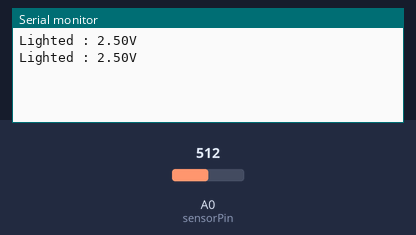
A sketch run on a simulated Arduino Uno, built with avr-gcc and run on an emulated ATmega328P. Parts: the last lines printed to the serial monitor. The test bench sets the inputs (shaded band); at power-on: A0 (sensorPin) = 512.

Above: at 2.8 s.
2.9 s: A0 (sensorPin) set to 218
At 4.4 s:
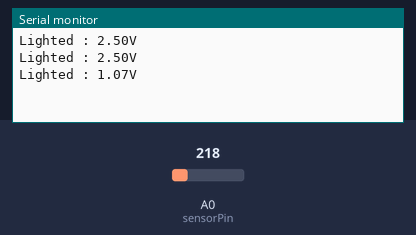
5.6 s: A0 (sensorPin) set to 195
At 7.1 s:
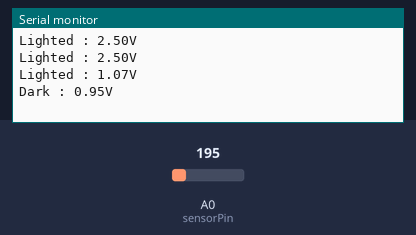

The sketch:

sketch_aug06c.ino
```cpp
int sensorPin = A0;    // select the input pin for the Cds
int sensorValue = 0;  // variable to store the value coming from the sensor
float volts;
String message;

void setup() {
  // declare the ledPin as an OUTPUT:
  Serial.begin(9600);
}

void loop() {
  // read the value from the sensor:
  sensorValue = analogRead(sensorPin);
  // アナログ入力を電圧に変換
  volts = float(sensorValue) * 5.0/1023.0;
  if(volts > 1.0) {
    message = "Lighted : ";
  } else {
    message = "Dark : ";
  }
  // メッセージとA0で読み取った電圧を出力
  Serial.print(message);
  Serial.print(volts);
  Serial.println("V");
  // ２秒間ウェイト
  delay(2000);
}
```

Measured:
- the behaviour switches between 205 and 204 on A0 (sensorPin) (found by bisection; images 1 and 2)
- after the input at 2.9 s, the serial monitor: prints a new line after 1.1 s (image 1)
- after the input at 5.6 s, the serial monitor: prints a new line after 0.40 s (image 2)
